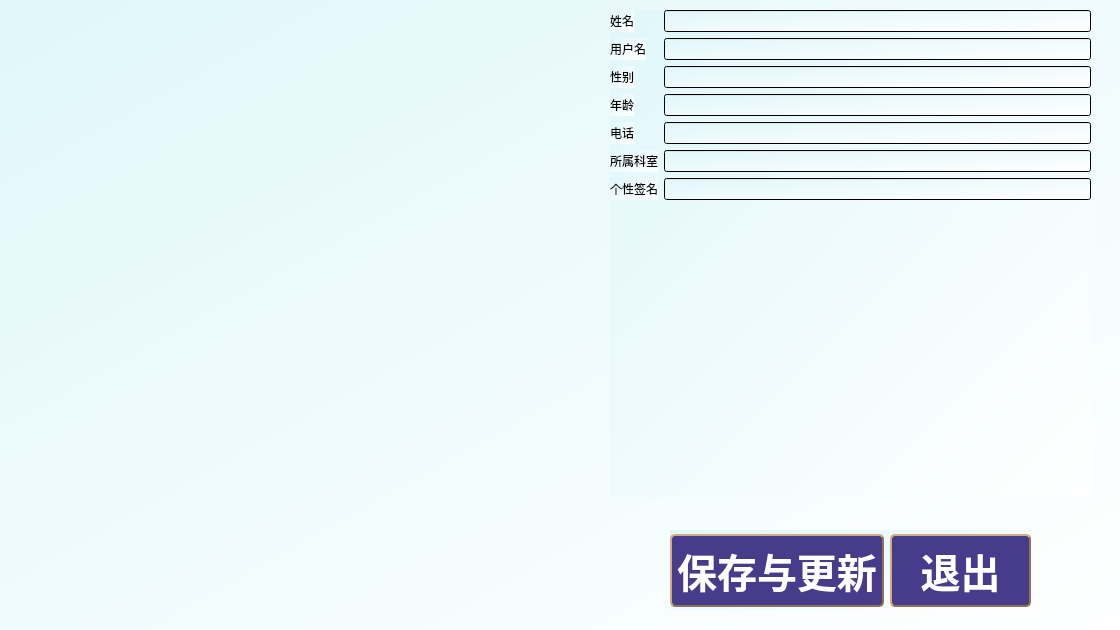
<?xml version="1.0" encoding="UTF-8"?>
<ui version="4.0">
 <class>doctorinfor</class>
 <widget class="QWidget" name="doctorinfor">
  <property name="geometry">
   <rect>
    <x>0</x>
    <y>0</y>
    <width>1120</width>
    <height>630</height>
   </rect>
  </property>
  <property name="windowTitle">
   <string>个人信息查看与编辑</string>
  </property>
  <property name="styleSheet">
   <string notr="true">background: qlineargradient(x1: 0, y1: 0, x2: 1, y2: 1, stop: 0 #E0F7FA, stop: 1 #FFFFFF);</string>
  </property>
  <widget class="QWidget" name="formLayoutWidget">
   <property name="geometry">
    <rect>
     <x>610</x>
     <y>10</y>
     <width>481</width>
     <height>487</height>
    </rect>
   </property>
   <layout class="QFormLayout" name="formLayout">
    <item row="0" column="0">
     <widget class="QLabel" name="label_12">
      <property name="styleSheet">
       <string notr="true">font: 15pt &quot;Ubuntu&quot;;</string>
      </property>
      <property name="text">
       <string>姓名</string>
      </property>
     </widget>
    </item>
    <item row="0" column="1">
     <widget class="QLineEdit" name="name">
      <property name="styleSheet">
       <string notr="true">font: 15pt &quot;Ubuntu&quot;;</string>
      </property>
     </widget>
    </item>
    <item row="2" column="0">
     <widget class="QLabel" name="label_4">
      <property name="styleSheet">
       <string notr="true">font: 15pt &quot;Ubuntu&quot;;</string>
      </property>
      <property name="text">
       <string>性别</string>
      </property>
     </widget>
    </item>
    <item row="2" column="1">
     <widget class="QLineEdit" name="sex">
      <property name="styleSheet">
       <string notr="true">font: 15pt &quot;Ubuntu&quot;;</string>
      </property>
     </widget>
    </item>
    <item row="3" column="0">
     <widget class="QLabel" name="label_3">
      <property name="styleSheet">
       <string notr="true">font: 15pt &quot;Ubuntu&quot;;</string>
      </property>
      <property name="text">
       <string>年龄</string>
      </property>
     </widget>
    </item>
    <item row="3" column="1">
     <widget class="QLineEdit" name="age">
      <property name="styleSheet">
       <string notr="true">font: 15pt &quot;Ubuntu&quot;;</string>
      </property>
     </widget>
    </item>
    <item row="4" column="0">
     <widget class="QLabel" name="label_5">
      <property name="styleSheet">
       <string notr="true">font: 15pt &quot;Ubuntu&quot;;</string>
      </property>
      <property name="text">
       <string>电话</string>
      </property>
     </widget>
    </item>
    <item row="4" column="1">
     <widget class="QLineEdit" name="phone">
      <property name="styleSheet">
       <string notr="true">font: 15pt &quot;Ubuntu&quot;;</string>
      </property>
     </widget>
    </item>
    <item row="5" column="0">
     <widget class="QLabel" name="label_6">
      <property name="styleSheet">
       <string notr="true">font: 15pt &quot;Ubuntu&quot;;</string>
      </property>
      <property name="text">
       <string>所属科室</string>
      </property>
     </widget>
    </item>
    <item row="5" column="1">
     <widget class="QLineEdit" name="adress">
      <property name="styleSheet">
       <string notr="true">font: 15pt &quot;Ubuntu&quot;;</string>
      </property>
     </widget>
    </item>
    <item row="6" column="0">
     <widget class="QLabel" name="label_7">
      <property name="styleSheet">
       <string notr="true">font: 15pt &quot;Ubuntu&quot;;</string>
      </property>
      <property name="text">
       <string>个性签名</string>
      </property>
     </widget>
    </item>
    <item row="6" column="1">
     <widget class="QLineEdit" name="signature">
      <property name="styleSheet">
       <string notr="true">font: 15pt &quot;Ubuntu&quot;;</string>
      </property>
     </widget>
    </item>
    <item row="1" column="0">
     <widget class="QLabel" name="label">
      <property name="styleSheet">
       <string notr="true">font: 15pt &quot;Ubuntu&quot;;</string>
      </property>
      <property name="text">
       <string>用户名</string>
      </property>
     </widget>
    </item>
    <item row="1" column="1">
     <widget class="QLineEdit" name="Name">
      <property name="styleSheet">
       <string notr="true">font: 15pt &quot;Ubuntu&quot;;</string>
      </property>
     </widget>
    </item>
   </layout>
  </widget>
  <widget class="QWidget" name="horizontalLayoutWidget">
   <property name="geometry">
    <rect>
     <x>670</x>
     <y>530</y>
     <width>361</width>
     <height>81</height>
    </rect>
   </property>
   <layout class="QHBoxLayout" name="horizontalLayout">
    <item>
     <widget class="QPushButton" name="save">
      <property name="styleSheet">
       <string notr="true">QPushButton
{
	background-color: #473C8B; /*背景色*/ 
	border-style: outset;
	border-width: 2px;
	border-radius:5px; /*边界圆滑*/
	border-color: #8B7355;
	font: bold 40px;
	min-width:2em;
	color:white; /*字体颜色*/
	font-family:华文新魏;
	padding: 5px;
}
 
QPushButton:hover
{
	background-color: rgb(0, 150, 0);
}
 
QPushButton:pressed
{
	background-color: #1E90FF; /*伪状态经过时背景色*/ 
	border-style: inset;
}
QPushButton:!enabled{
	background-color: rgb(100, 100, 100);
	border-style: inset;
}</string>
      </property>
      <property name="text">
       <string>保存与更新</string>
      </property>
     </widget>
    </item>
    <item>
     <widget class="QPushButton" name="exit">
      <property name="styleSheet">
       <string notr="true">QPushButton
{
	background-color: #473C8B; /*背景色*/ 
	border-style: outset;
	border-width: 2px;
	border-radius:5px; /*边界圆滑*/
	border-color: #8B7355;
	font: bold 40px;
	min-width:2em;
	color:white; /*字体颜色*/
	font-family:华文新魏;
	padding: 5px;
}
 
QPushButton:hover
{
	background-color: rgb(0, 150, 0);
}
 
QPushButton:pressed
{
	background-color: #1E90FF; /*伪状态经过时背景色*/ 
	border-style: inset;
}
QPushButton:!enabled{
	background-color: rgb(100, 100, 100);
	border-style: inset;
}</string>
      </property>
      <property name="text">
       <string>退出</string>
      </property>
     </widget>
    </item>
   </layout>
  </widget>
 </widget>
 <resources/>
 <connections/>
</ui>
